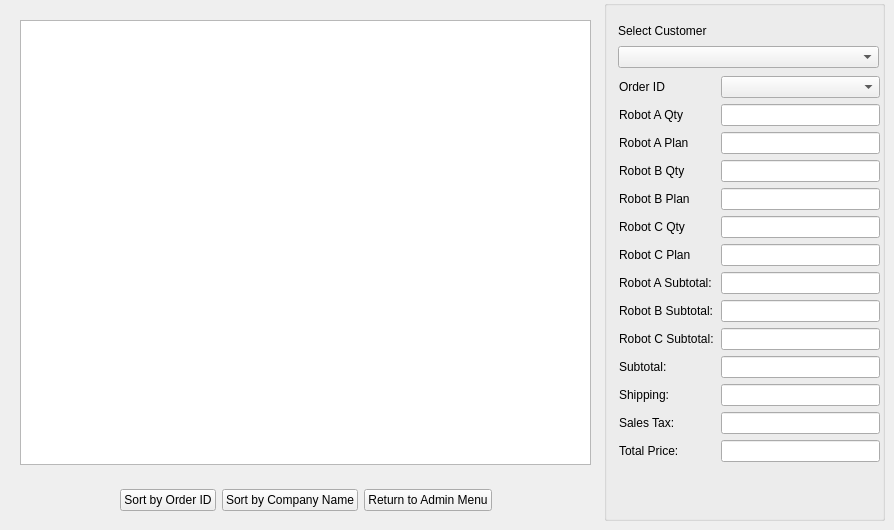
    <widget class="QWidget" name="OrderViewer">
     <widget class="QGroupBox" name="OrderDetailGroupBox">
      <property name="geometry">
       <rect>
        <x>604</x>
        <y>0</y>
        <width>281</width>
        <height>521</height>
       </rect>
      </property>
      <property name="title">
       <string/>
      </property>
      <widget class="QWidget" name="layoutWidget">
       <property name="geometry">
        <rect>
         <x>14</x>
         <y>21</y>
         <width>261</width>
         <height>47</height>
        </rect>
       </property>
       <layout class="QVBoxLayout" name="verticalLayout_2">
        <item>
         <widget class="QLabel" name="ovCompanyNameLabel">
          <property name="text">
           <string>Select Customer</string>
          </property>
         </widget>
        </item>
        <item>
         <widget class="QComboBox" name="ovCompanyNameCombo"/>
        </item>
       </layout>
      </widget>
      <widget class="QWidget" name="layoutWidget">
       <property name="geometry">
        <rect>
         <x>15</x>
         <y>76</y>
         <width>261</width>
         <height>441</height>
        </rect>
       </property>
       <layout class="QFormLayout" name="formLayout">
        <item row="0" column="0">
         <widget class="QLabel" name="OrderIDLabel">
          <property name="text">
           <string>Order ID</string>
          </property>
         </widget>
        </item>
        <item row="0" column="1">
         <widget class="QComboBox" name="ovOrderIDCombo"/>
        </item>
        <item row="1" column="0">
         <widget class="QLabel" name="RobotAQtyLabel">
          <property name="text">
           <string>Robot A Qty</string>
          </property>
         </widget>
        </item>
        <item row="1" column="1">
         <widget class="QLineEdit" name="ovRobotAQty">
          <property name="alignment">
           <set>Qt::AlignRight|Qt::AlignTrailing|Qt::AlignVCenter</set>
          </property>
          <property name="readOnly">
           <bool>true</bool>
          </property>
         </widget>
        </item>
        <item row="2" column="0">
         <widget class="QLabel" name="RobotAPlanLabel">
          <property name="text">
           <string>Robot A Plan</string>
          </property>
         </widget>
        </item>
        <item row="2" column="1">
         <widget class="QLineEdit" name="ovRobotAPlan">
          <property name="alignment">
           <set>Qt::AlignRight|Qt::AlignTrailing|Qt::AlignVCenter</set>
          </property>
          <property name="readOnly">
           <bool>true</bool>
          </property>
         </widget>
        </item>
        <item row="3" column="0">
         <widget class="QLabel" name="RibotBQtyLabel">
          <property name="text">
           <string>Robot B Qty</string>
          </property>
         </widget>
        </item>
        <item row="3" column="1">
         <widget class="QLineEdit" name="ovRobotBQty">
          <property name="alignment">
           <set>Qt::AlignRight|Qt::AlignTrailing|Qt::AlignVCenter</set>
          </property>
          <property name="readOnly">
           <bool>true</bool>
          </property>
         </widget>
        </item>
        <item row="4" column="0">
         <widget class="QLabel" name="RobotBPlanLabel">
          <property name="text">
           <string>Robot B Plan</string>
          </property>
         </widget>
        </item>
        <item row="4" column="1">
         <widget class="QLineEdit" name="ovRobotBPlan">
          <property name="alignment">
           <set>Qt::AlignRight|Qt::AlignTrailing|Qt::AlignVCenter</set>
          </property>
          <property name="readOnly">
           <bool>true</bool>
          </property>
         </widget>
        </item>
        <item row="5" column="0">
         <widget class="QLabel" name="RobotCQtyLabel">
          <property name="text">
           <string>Robot C Qty</string>
          </property>
         </widget>
        </item>
        <item row="5" column="1">
         <widget class="QLineEdit" name="ovRobotCQty">
          <property name="alignment">
           <set>Qt::AlignRight|Qt::AlignTrailing|Qt::AlignVCenter</set>
          </property>
          <property name="readOnly">
           <bool>true</bool>
          </property>
         </widget>
        </item>
        <item row="6" column="0">
         <widget class="QLabel" name="RobotCPlanLabel">
          <property name="text">
           <string>Robot C Plan</string>
          </property>
         </widget>
        </item>
        <item row="6" column="1">
         <widget class="QLineEdit" name="ovRobotCPlan">
          <property name="alignment">
           <set>Qt::AlignRight|Qt::AlignTrailing|Qt::AlignVCenter</set>
          </property>
          <property name="readOnly">
           <bool>true</bool>
          </property>
         </widget>
        </item>
        <item row="7" column="0">
         <widget class="QLabel" name="RobotASubLabel">
          <property name="text">
           <string>Robot A Subtotal: </string>
          </property>
         </widget>
        </item>
        <item row="7" column="1">
         <widget class="QLineEdit" name="ovRobotASub">
          <property name="alignment">
           <set>Qt::AlignRight|Qt::AlignTrailing|Qt::AlignVCenter</set>
          </property>
          <property name="readOnly">
           <bool>true</bool>
          </property>
         </widget>
        </item>
        <item row="8" column="0">
         <widget class="QLabel" name="RobotBSubLabel">
          <property name="text">
           <string>Robot B Subtotal:</string>
          </property>
         </widget>
        </item>
        <item row="8" column="1">
         <widget class="QLineEdit" name="ovRobotBSub">
          <property name="alignment">
           <set>Qt::AlignRight|Qt::AlignTrailing|Qt::AlignVCenter</set>
          </property>
          <property name="readOnly">
           <bool>true</bool>
          </property>
         </widget>
        </item>
        <item row="9" column="0">
         <widget class="QLabel" name="RobotCSubLabel">
          <property name="text">
           <string>Robot C Subtotal:</string>
          </property>
         </widget>
        </item>
        <item row="9" column="1">
         <widget class="QLineEdit" name="ovRobotCSub">
          <property name="alignment">
           <set>Qt::AlignRight|Qt::AlignTrailing|Qt::AlignVCenter</set>
          </property>
          <property name="readOnly">
           <bool>true</bool>
          </property>
         </widget>
        </item>
        <item row="10" column="0">
         <widget class="QLabel" name="SubtotalLabel">
          <property name="text">
           <string>Subtotal:</string>
          </property>
         </widget>
        </item>
        <item row="10" column="1">
         <widget class="QLineEdit" name="ovSubtotal">
          <property name="alignment">
           <set>Qt::AlignRight|Qt::AlignTrailing|Qt::AlignVCenter</set>
          </property>
          <property name="readOnly">
           <bool>true</bool>
          </property>
         </widget>
        </item>
        <item row="11" column="0">
         <widget class="QLabel" name="ShippingLabel">
          <property name="text">
           <string>Shipping:</string>
          </property>
         </widget>
        </item>
        <item row="11" column="1">
         <widget class="QLineEdit" name="ovShipping">
          <property name="alignment">
           <set>Qt::AlignRight|Qt::AlignTrailing|Qt::AlignVCenter</set>
          </property>
          <property name="readOnly">
           <bool>true</bool>
          </property>
         </widget>
        </item>
        <item row="12" column="0">
         <widget class="QLabel" name="SalesTaxLabel">
          <property name="text">
           <string>Sales Tax:</string>
          </property>
         </widget>
        </item>
        <item row="12" column="1">
         <widget class="QLineEdit" name="ovSalesTax">
          <property name="alignment">
           <set>Qt::AlignRight|Qt::AlignTrailing|Qt::AlignVCenter</set>
          </property>
          <property name="readOnly">
           <bool>true</bool>
          </property>
         </widget>
        </item>
        <item row="13" column="0">
         <widget class="QLabel" name="TotalPriceLabel">
          <property name="text">
           <string>Total Price:</string>
          </property>
         </widget>
        </item>
        <item row="13" column="1">
         <widget class="QLineEdit" name="ovTotalPrice">
          <property name="alignment">
           <set>Qt::AlignRight|Qt::AlignTrailing|Qt::AlignVCenter</set>
          </property>
          <property name="readOnly">
           <bool>true</bool>
          </property>
         </widget>
        </item>
        <item row="14" column="0">
         <spacer name="verticalSpacer_10">
          <property name="orientation">
           <enum>Qt::Vertical</enum>
          </property>
          <property name="sizeHint" stdset="0">
           <size>
            <width>20</width>
            <height>40</height>
           </size>
          </property>
         </spacer>
        </item>
        <item row="14" column="1">
         <spacer name="verticalSpacer_9">
          <property name="orientation">
           <enum>Qt::Vertical</enum>
          </property>
          <property name="sizeHint" stdset="0">
           <size>
            <width>20</width>
            <height>40</height>
           </size>
          </property>
         </spacer>
        </item>
       </layout>
      </widget>
     </widget>
     <widget class="QWidget" name="layoutWidget">
      <property name="geometry">
       <rect>
        <x>20</x>
        <y>20</y>
        <width>571</width>
        <height>491</height>
       </rect>
      </property>
      <layout class="QGridLayout" name="gridLayout_5">
       <item row="1" column="1">
        <spacer name="verticalSpacer_7">
         <property name="orientation">
          <enum>Qt::Vertical</enum>
         </property>
         <property name="sizeType">
          <enum>QSizePolicy::Fixed</enum>
         </property>
         <property name="sizeHint" stdset="0">
          <size>
           <width>20</width>
           <height>18</height>
          </size>
         </property>
        </spacer>
       </item>
       <item row="1" column="2">
        <spacer name="verticalSpacer_15">
         <property name="orientation">
          <enum>Qt::Vertical</enum>
         </property>
         <property name="sizeType">
          <enum>QSizePolicy::Fixed</enum>
         </property>
         <property name="sizeHint" stdset="0">
          <size>
           <width>20</width>
           <height>18</height>
          </size>
         </property>
        </spacer>
       </item>
       <item row="1" column="3">
        <spacer name="verticalSpacer_16">
         <property name="orientation">
          <enum>Qt::Vertical</enum>
         </property>
         <property name="sizeType">
          <enum>QSizePolicy::Fixed</enum>
         </property>
         <property name="sizeHint" stdset="0">
          <size>
           <width>20</width>
           <height>18</height>
          </size>
         </property>
        </spacer>
       </item>
       <item row="2" column="0">
        <spacer name="horizontalSpacer_8">
         <property name="orientation">
          <enum>Qt::Horizontal</enum>
         </property>
         <property name="sizeHint" stdset="0">
          <size>
           <width>40</width>
           <height>20</height>
          </size>
         </property>
        </spacer>
       </item>
       <item row="2" column="1">
        <widget class="QPushButton" name="ovSortByOrderIDButton">
         <property name="sizePolicy">
          <sizepolicy hsizetype="Fixed" vsizetype="Fixed">
           <horstretch>0</horstretch>
           <verstretch>0</verstretch>
          </sizepolicy>
         </property>
         <property name="text">
          <string>Sort by Order ID</string>
         </property>
        </widget>
       </item>
       <item row="2" column="2">
        <widget class="QPushButton" name="ovSortByNameButton">
         <property name="sizePolicy">
          <sizepolicy hsizetype="Fixed" vsizetype="Fixed">
           <horstretch>0</horstretch>
           <verstretch>0</verstretch>
          </sizepolicy>
         </property>
         <property name="text">
          <string>Sort by Company Name</string>
         </property>
        </widget>
       </item>
       <item row="2" column="3">
        <widget class="QPushButton" name="ovReturnButton">
         <property name="sizePolicy">
          <sizepolicy hsizetype="Fixed" vsizetype="Fixed">
           <horstretch>0</horstretch>
           <verstretch>0</verstretch>
          </sizepolicy>
         </property>
         <property name="text">
          <string>Return to Admin Menu</string>
         </property>
        </widget>
       </item>
       <item row="2" column="4">
        <spacer name="horizontalSpacer_9">
         <property name="orientation">
          <enum>Qt::Horizontal</enum>
         </property>
         <property name="sizeHint" stdset="0">
          <size>
           <width>40</width>
           <height>20</height>
          </size>
         </property>
        </spacer>
       </item>
       <item row="0" column="0" colspan="5">
        <widget class="QTableView" name="ovTable">
         <attribute name="horizontalHeaderDefaultSectionSize">
          <number>150</number>
         </attribute>
         <attribute name="horizontalHeaderMinimumSectionSize">
          <number>60</number>
         </attribute>
        </widget>
       </item>
      </layout>
     </widget>
    </widget>
